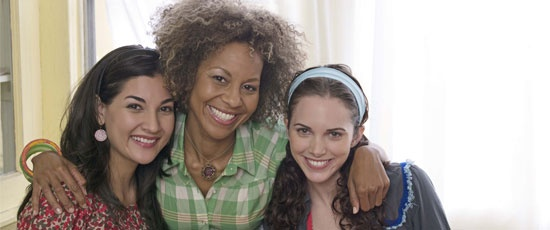
#> input picture data/test_image/cascade/101.jpg, 550 x 230 px
$ python -i count_face.py   (imports and definitions only)
#> lines starting #> are read from the running program, lines starting #| are printed output that depends on the picture; after the words box and inside, x2 and y2 are one past the last pixel; in counts of white or black regions, pixels touching at a corner belong together
def counting_face():
	import numpy as np
	import cv2
	from matplotlib import pyplot as plt

	# loading OpenCV cascade for haar method with frontal face
	face_cascade = cv2.CascadeClassifier('../lib/haarcascade_frontalface_default.xml')

	# loading test image
	img = cv2.imread('../data/test_image/cascade/101.jpg')
#> img is the input picture: shape (230, 550, 3); mean B, G, R 151.9, 160.5, 169.4
	gray = cv2.cvtColor(img, cv2.COLOR_BGR2GRAY)
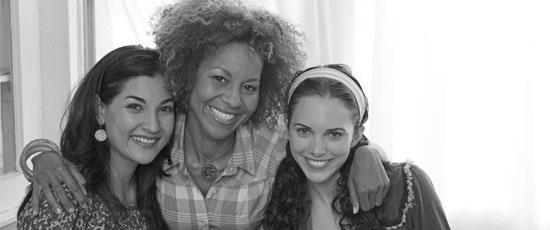
#> gray: shape (230, 550); min 8, max 255, mean 162.2
	faces = face_cascade.detectMultiScale(gray, 1.2, 5)
#> faces = [[107, 76, 82, 82], [281, 103, 75, 75], [190, 49, 86, 86]]

	# implementing model
	for (x,y,w,h) in faces:
	    cv2.rectangle(img,(x,y),(x+w,y+h),(0,255,0),8)
#> this loop made 3 passes
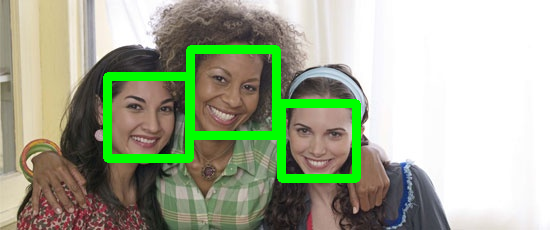
#> img: shape (230, 550, 3); 6.31% of pixels changed, all inside (x1, y1, x2, y2) = (103, 45, 361, 183)

	# showing image
	RGB_img = cv2.cvtColor(img, cv2.COLOR_BGR2RGB)
	plt.imshow(RGB_img)
	plt.show()

>>> result = counting_face()

$ run again, with data/test_image/cascade/103.jpg copied over data/test_image/cascade/101.jpg
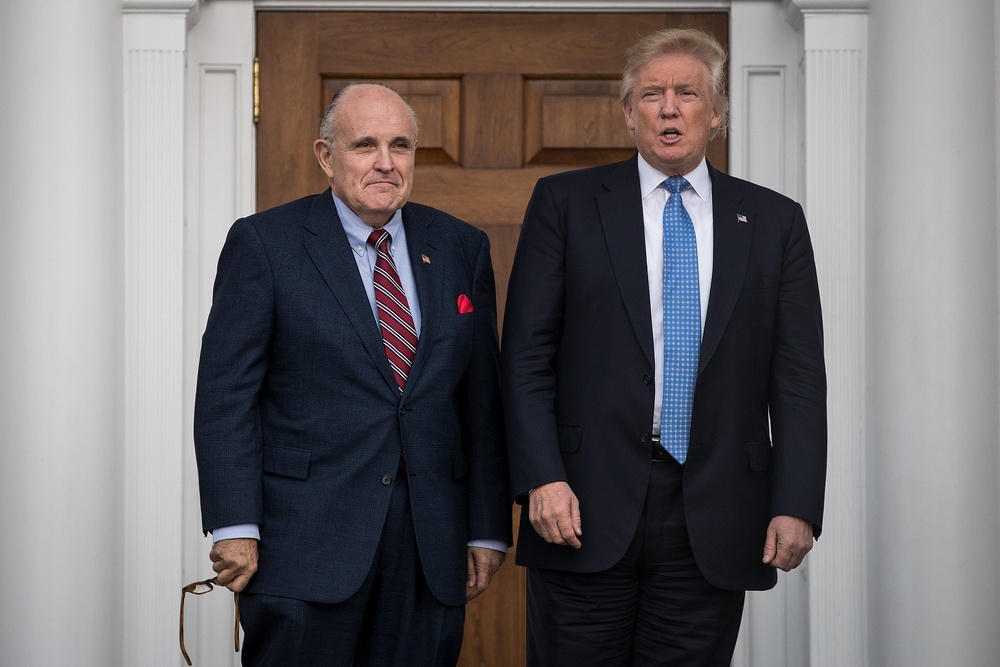
#> input picture data/test_image/cascade/103.jpg, 1000 x 667 px, shrunk from 2048 x 1365 before the run
#> in counting_face, img is the input picture: shape (667, 1000, 3); mean B, G, R 108.5, 106.5, 110.5
#> in counting_face, `gray = cv2.cvtColor(img, cv2.COLOR_BGR2GRAY)`:
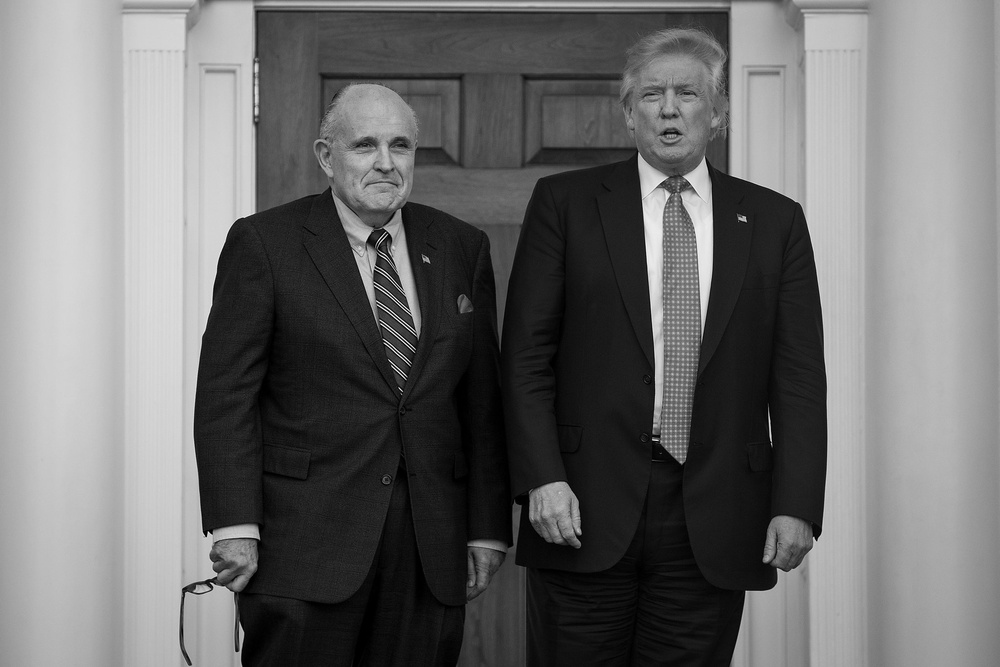
#> gray: shape (667, 1000); min 0, max 250, mean 107.9
#> faces = [[619, 52, 103, 103], [327, 100, 114, 114]]
#> the loop in counting_face, `for (x,y,w,h) in faces:` made 2 passes
#> after the loop in counting_face, `for (x,y,w,h) in faces:`:
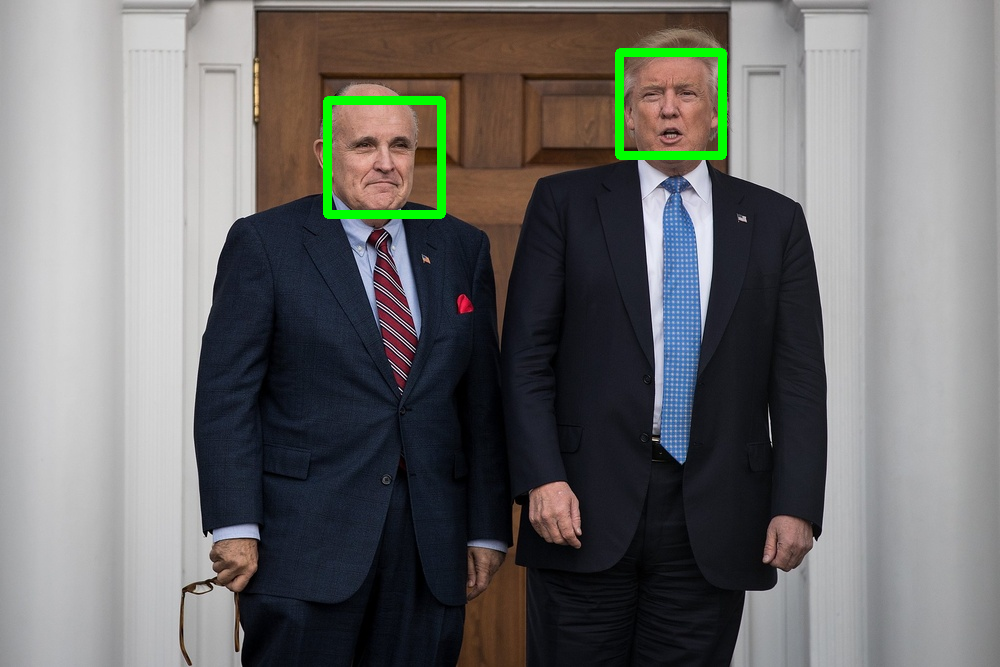
#> img: shape (667, 1000, 3); 1.16% of pixels changed, all inside (x1, y1, x2, y2) = (323, 48, 727, 219)

$ run again, with data/test_image/cascade/104.jpg copied over data/test_image/cascade/101.jpg
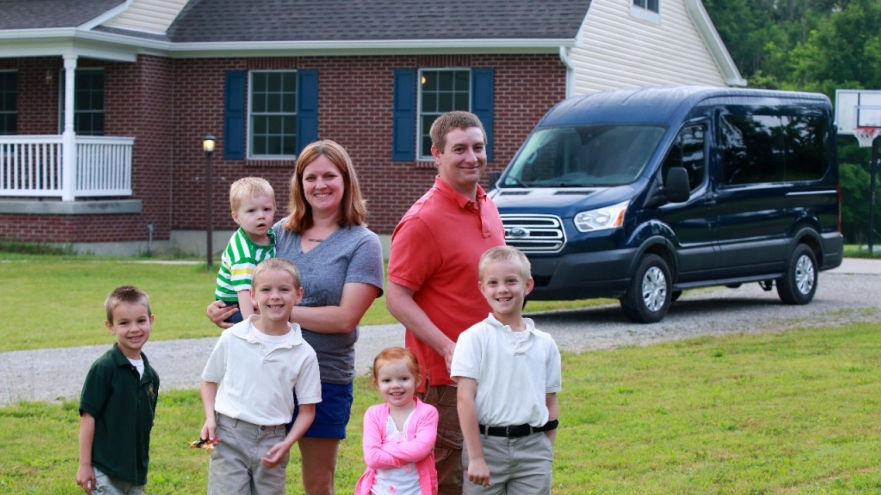
#> input picture data/test_image/cascade/104.jpg, 881 x 495 px
#> in counting_face, img is the input picture: shape (495, 881, 3); mean B, G, R 105.5, 114.7, 114.3
#> in counting_face, `gray = cv2.cvtColor(img, cv2.COLOR_BGR2GRAY)`:
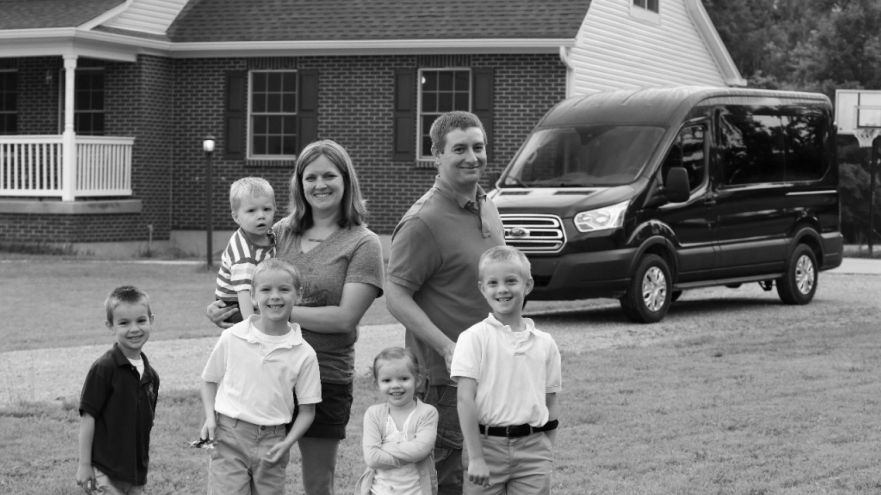
#> gray: shape (495, 881); min 0, max 254, mean 113.5
#> faces = [[294, 157, 53, 53], [476, 261, 52, 52], [252, 271, 48, 48], [107, 302, 51, 51], [371, 360, 50, 50], [442, 128, 55, 55]]
#> the loop in counting_face, `for (x,y,w,h) in faces:` made 6 passes
#> after the loop in counting_face, `for (x,y,w,h) in faces:`:
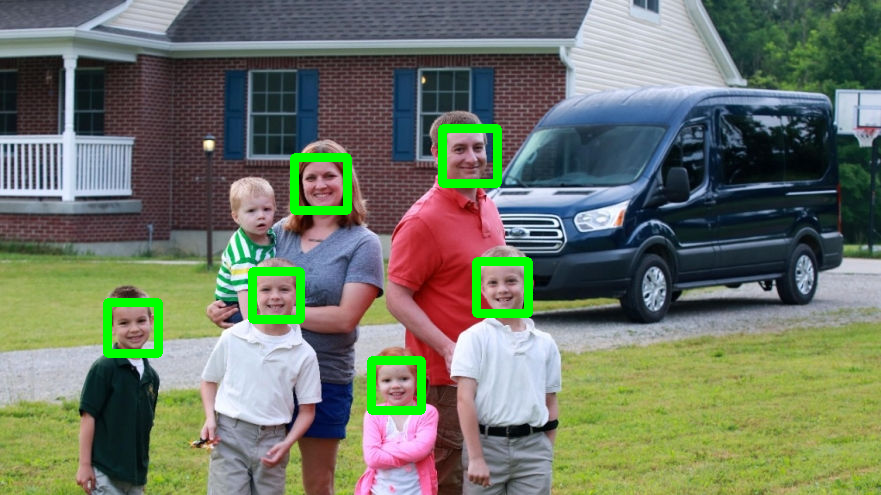
#> img: shape (495, 881, 3); 2.51% of pixels changed, all inside (x1, y1, x2, y2) = (103, 124, 533, 415)
